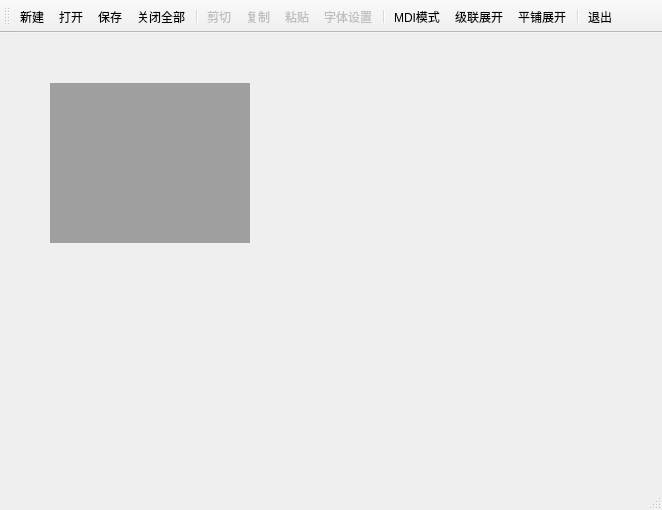
<?xml version="1.0" encoding="UTF-8"?>
<ui version="4.0">
 <class>MainWindow</class>
 <widget class="QMainWindow" name="MainWindow">
  <property name="geometry">
   <rect>
    <x>0</x>
    <y>0</y>
    <width>662</width>
    <height>510</height>
   </rect>
  </property>
  <property name="windowTitle">
   <string>MainWindow</string>
  </property>
  <widget class="QWidget" name="centralwidget">
   <widget class="QMdiArea" name="mdiArea">
    <property name="geometry">
     <rect>
      <x>50</x>
      <y>50</y>
      <width>200</width>
      <height>160</height>
     </rect>
    </property>
   </widget>
  </widget>
  <widget class="QStatusBar" name="statusbar"/>
  <widget class="QToolBar" name="toolBar">
   <property name="enabled">
    <bool>true</bool>
   </property>
   <property name="windowTitle">
    <string>toolBar</string>
   </property>
   <property name="toolButtonStyle">
    <enum>Qt::ToolButtonTextUnderIcon</enum>
   </property>
   <attribute name="toolBarArea">
    <enum>TopToolBarArea</enum>
   </attribute>
   <attribute name="toolBarBreak">
    <bool>false</bool>
   </attribute>
   <addaction name="actDoc_New"/>
   <addaction name="actiDoc_Open"/>
   <addaction name="actDoc_Save"/>
   <addaction name="actCloseALL"/>
   <addaction name="separator"/>
   <addaction name="actCut"/>
   <addaction name="actCopy"/>
   <addaction name="actPaste"/>
   <addaction name="actFont"/>
   <addaction name="separator"/>
   <addaction name="actMDI"/>
   <addaction name="actCascade"/>
   <addaction name="actExpand"/>
   <addaction name="separator"/>
   <addaction name="actExit"/>
  </widget>
  <action name="actDoc_New">
   <property name="icon">
    <iconset resource="res.qrc">
     <normaloff>:/images/images/100.bmp</normaloff>:/images/images/100.bmp</iconset>
   </property>
   <property name="text">
    <string>新建</string>
   </property>
   <property name="toolTip">
    <string>新建文件</string>
   </property>
   <property name="shortcut">
    <string>Ctrl+N</string>
   </property>
  </action>
  <action name="actiDoc_Open">
   <property name="icon">
    <iconset resource="res.qrc">
     <normaloff>:/images/images/122.bmp</normaloff>:/images/images/122.bmp</iconset>
   </property>
   <property name="text">
    <string>打开</string>
   </property>
   <property name="toolTip">
    <string>打开文件</string>
   </property>
   <property name="shortcut">
    <string>Ctrl+O</string>
   </property>
  </action>
  <action name="actDoc_Save">
   <property name="icon">
    <iconset resource="res.qrc">
     <normaloff>:/images/images/104.bmp</normaloff>:/images/images/104.bmp</iconset>
   </property>
   <property name="text">
    <string>保存</string>
   </property>
   <property name="toolTip">
    <string>保存文件</string>
   </property>
  </action>
  <action name="actCloseALL">
   <property name="icon">
    <iconset resource="res.qrc">
     <normaloff>:/images/images/128.bmp</normaloff>:/images/images/128.bmp</iconset>
   </property>
   <property name="text">
    <string>关闭全部</string>
   </property>
   <property name="toolTip">
    <string>关闭所有窗口</string>
   </property>
  </action>
  <action name="actCut">
   <property name="enabled">
    <bool>false</bool>
   </property>
   <property name="icon">
    <iconset resource="res.qrc">
     <normaloff>:/images/images/200.bmp</normaloff>:/images/images/200.bmp</iconset>
   </property>
   <property name="text">
    <string>剪切</string>
   </property>
   <property name="toolTip">
    <string>剪切</string>
   </property>
   <property name="shortcut">
    <string>Ctrl+X</string>
   </property>
  </action>
  <action name="actCopy">
   <property name="enabled">
    <bool>false</bool>
   </property>
   <property name="icon">
    <iconset resource="res.qrc">
     <normaloff>:/images/images/202.bmp</normaloff>:/images/images/202.bmp</iconset>
   </property>
   <property name="text">
    <string>复制</string>
   </property>
   <property name="toolTip">
    <string>复制</string>
   </property>
   <property name="shortcut">
    <string>Ctrl+C</string>
   </property>
  </action>
  <action name="actPaste">
   <property name="enabled">
    <bool>false</bool>
   </property>
   <property name="icon">
    <iconset resource="res.qrc">
     <normaloff>:/images/images/204.bmp</normaloff>:/images/images/204.bmp</iconset>
   </property>
   <property name="text">
    <string>粘贴</string>
   </property>
   <property name="toolTip">
    <string>粘贴</string>
   </property>
   <property name="shortcut">
    <string>Ctrl+V</string>
   </property>
  </action>
  <action name="actFont">
   <property name="enabled">
    <bool>false</bool>
   </property>
   <property name="icon">
    <iconset resource="res.qrc">
     <normaloff>:/images/images/506.bmp</normaloff>:/images/images/506.bmp</iconset>
   </property>
   <property name="text">
    <string>字体设置</string>
   </property>
   <property name="toolTip">
    <string>字体设置</string>
   </property>
  </action>
  <action name="actMDI">
   <property name="checkable">
    <bool>true</bool>
   </property>
   <property name="icon">
    <iconset resource="res.qrc">
     <normaloff>:/images/images/230.bmp</normaloff>:/images/images/230.bmp</iconset>
   </property>
   <property name="text">
    <string>MDI模式</string>
   </property>
   <property name="toolTip">
    <string>MDI模式</string>
   </property>
  </action>
  <action name="actCascade">
   <property name="icon">
    <iconset resource="res.qrc">
     <normaloff>:/images/images/400.bmp</normaloff>:/images/images/400.bmp</iconset>
   </property>
   <property name="text">
    <string>级联展开</string>
   </property>
   <property name="toolTip">
    <string>联级展开</string>
   </property>
  </action>
  <action name="actExpand">
   <property name="icon">
    <iconset resource="res.qrc">
     <normaloff>:/images/images/406.bmp</normaloff>:/images/images/406.bmp</iconset>
   </property>
   <property name="text">
    <string>平铺展开</string>
   </property>
   <property name="toolTip">
    <string>平铺展开</string>
   </property>
  </action>
  <action name="actExit">
   <property name="icon">
    <iconset resource="res.qrc">
     <normaloff>:/images/images/132.bmp</normaloff>:/images/images/132.bmp</iconset>
   </property>
   <property name="text">
    <string>退出</string>
   </property>
   <property name="toolTip">
    <string>退出</string>
   </property>
  </action>
 </widget>
 <resources>
  <include location="res.qrc"/>
 </resources>
 <connections/>
</ui>
